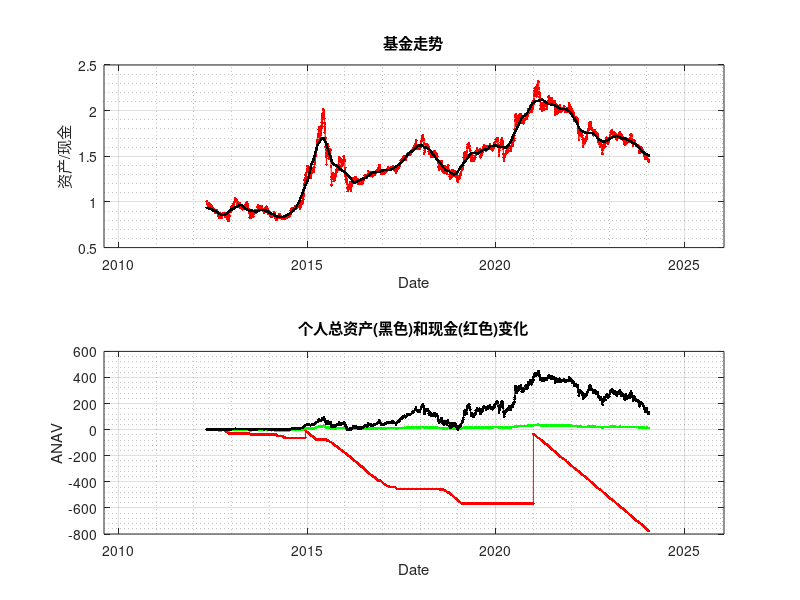

This figure's MATLAB source:
clear
%DataChinaFundCached('510300'  , '2000-01-01' , '2024-10-11');
load('dataCache.mat');

date = data.F510300(:,1);

price = data.F510300(:,2);
share = price*0;
invst = price*0;
money = price*0;


N=length(date);


ma100 =movmean(price,100);

dtma100 = 1./movmean(1./price,100);


for i=101:N
    share(i) = share(i-1);
	invst(i) = invst(i-1);
	money(i) = money(i-1);
	
	%% 是否开始
	if (invst(i)<=0) 
		if (ma100(i)*0.99) > price(i) 
			share(i) = share(i) + 10/price(i);
			invst(i) = 10;
			money(i) = money(i)  - 10;
		end	
	end
	
	
	
	%% 是否定投
	if (invst(i)>0) 
		gainRate = ( share(i)*price(i) - invst(i) ) /   invst(i);
		if gainRate<(-0.00) %% 增量定投 
			newInvst = 1;%abs( share(i)*price(i) - invst(i) ) 
			share(i) = share(i) + newInvst/price(i);
			invst(i) = invst(i) + newInvst;
			money(i) = money(i) - newInvst;
		end		
		
		WIN = 0.55;
		
		if gainRate>(WIN) %% 止盈
		
			if ( share(i)*price(i) - invst(i) )>1
				% money(i) = money(i) + 0.2*share(i)*price(i);
				% share(i) = share(i) * 0.8;
				% invst(i) = invst(i) * 0.8;
				money(i) = money(i) + WIN*share(i)*price(i);
				share(i) = share(i) * (1-WIN);
				invst(i) = invst(i) * 1;
			else
				money(i) = money(i) + share(i)*price(i);
				share(i) = 0;
				invst(i) = 0;
			end
		end		
		
	
		
		
	end 
	

     
end 
 
  

%% 总资产统计

capital= money + share .*  price;




subplot(2,1,1);
plot(date, price, 'r.-'); hold on; 
plot(date, ma100, 'k.-'); hold on; 
xlabel('Date');ylabel('资产/现金');
title('基金走势');
datetick('x', 'yyyy','keeplimits');
grid on;
grid minor;
hold off;



subplot(2,1,2);
plot(date, price*30-30, 'g.-'); hold on; 
plot(date, money, 'r.-'); hold on; 
plot(date, capital, 'k.-'); hold on;
xlabel('Date');
ylabel('ANAV');
title('个人总资产(黑色)和现金(红色)变化');
datetick('x', 'yyyy','keeplimits');
grid on;
grid minor;
hold off;
 